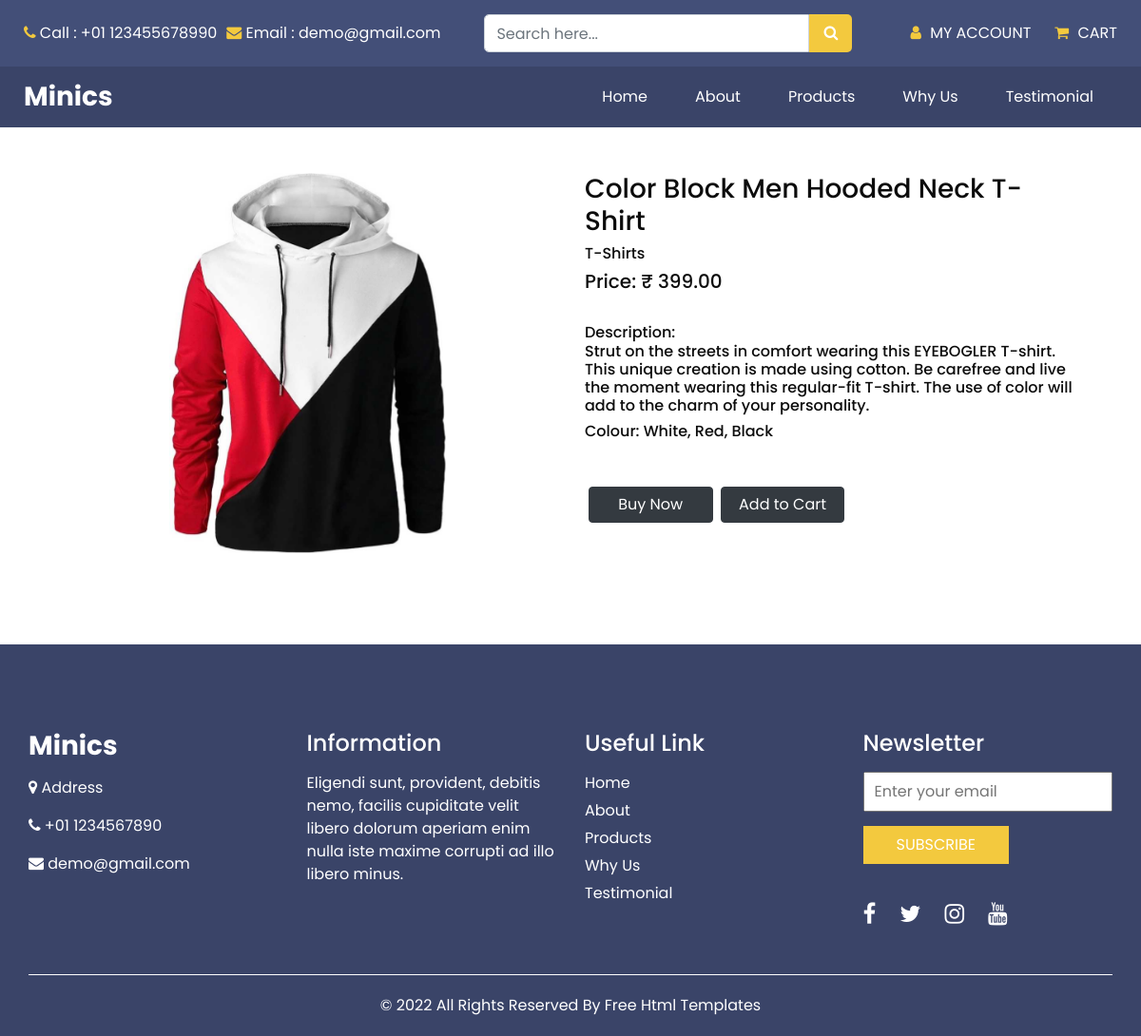
Page /Minics/proddetails.php?prod_id=1&category=clothing on the committed database.
### tables this page shows
CREATE TABLE `clothing` (
  `product_id` bigint(20) NOT NULL,
  `product_name` varchar(250) NOT NULL,
  `product_sub_category` varchar(30) NOT NULL,
  `product_price` double(11,2) NOT NULL,
  `product_color` varchar(100) NOT NULL,
  `product_desc` text NOT NULL,
  `product_img1` text NOT NULL,
  `seller_id` int(11) NOT NULL,
  `is_active` varchar(20) NOT NULL DEFAULT 'True'
);

### Minics/proddetails.php (the view, shortened to what this page needs)
<?php
include "DBconnection.php";
?>
<!DOCTYPE html>
<html>
<head>
    <link href="https://cdn.jsdelivr.net/npm/bootstrap@5.1.3/dist/css/bootstrap.min.css" rel="stylesheet">
    <link rel="stylesheet" type="text/css" href="css/bootstrap.css" />
    <link href="css/font-awesome.min.css" rel="stylesheet" />
    <link href="css/style.css" rel="stylesheet" />
    <link href="css/responsive.css" rel="stylesheet" />
    <link rel="stylesheet" href="style.css">
</head>
<body class="sub_page">
    <div class="hero_area">
    <header class="header_section">
      <div class="header_top">
        <div class="container-fluid">
          <div class="top_nav_container">
            <div class="contact_nav">
              <a href="">
                <i class="fa fa-phone" aria-hidden="true"></i>
                <span>
                  Call : +01 123455678990
                </span>
              </a>
              <a href="">
                <i class="fa fa-envelope" aria-hidden="true"></i>
                <span>
                  Email : demo@gmail.com
                </span>
              </a>
            </div>
            <form method="POST">
            <from class="search_form">
              <input type="text" class="form-control" name="search" placeholder="Search here...">
              <button type="submit" name="searchbtn">
                <i class="fa fa-search" aria-hidden="true"></i>
              </button>
            </from>
              </form>
            <div class="user_option_box">
              <a href="sellerlogin.php" class="account-link">
                <i class="fa fa-user" aria-hidden="true"></i>
                <span>
                  My Account
                </span>
              </a>
              <a href="cart.php" class="cart-link">
                <i class="fa fa-shopping-cart" aria-hidden="true"></i>
                <span>
                  Cart
                </span>
              </a>
            </div>
          </div>
        </div>
      </div>
      <div class="header_bottom">
        <div class="container-fluid">
          <nav class="navbar navbar-expand-lg custom_nav-container ">
            <a class="navbar-brand" href="ind.php">
              <span>
                Minics
              </span>
            </a>
            <div class="collapse navbar-collapse" id="navbarSupportedContent">
              <ul class="navbar-nav ">
                <li class="nav-item">
                  <a class="nav-link" href="ind.php">Home <span class="sr-only">(current)</span></a>
                </li>
                <li class="nav-item">
                  <a class="nav-link" href="about.php"> About</a>
                </li>
                <li class="nav-item">
                  <a class="nav-link" href="product.php">Products</a>
                </li>
                <li class="nav-item">
                  <a class="nav-link" href="why.php">Why Us</a>
                </li>
                <li class="nav-item">
                  <a class="nav-link" href="testimonial.php">Testimonial</a>
                </li>
              </ul>
            </div>
          </nav>
        </div>
      </div>
    </header>
    </div>
    <?php
    $prod_id = $_GET['prod_id'];
    $cat = $_GET['category'];
    $sql = "SELECT * FROM $cat where product_id = $prod_id";
    $query = mysqli_query($conn, $sql);
    ?>
    <div class="container p-5">
        <div class="row">
            <?php
            $row = mysqli_fetch_array($query);
            $product_img = $row['product_img1'];
            $product_name = $row['product_name'];
            $product_subcat = $row['product_sub_category'];
            $product_price = $row['product_price'];
            $product_color = $row['product_color'];
            $product_desc = $row['product_desc'];
            ?>
            <div class="col">
                <div id="carouselExampleControls" class="carousel slide" data-bs-ride="carousel">
                    <div class="carousel-inner text-center">
                        <div class="carousel-item active">
                            <img src="<?php echo $product_img; ?>" height="400" width="auto">
                        </div>
                    </div>
                    <button class="carousel-control-prev" type="button" data-bs-target="#carouselExampleControls" data-bs-slide="prev">
                        <span class="carousel-control-prev-icon" aria-hidden="true"></span>
                    </button>
                    <button class="carousel-control-next" type="button" data-bs-target="#carouselExampleControls" data-bs-slide="next">
                        <span class="carousel-control-next-icon" aria-hidden="true"></span>
                    </button>
                </div>
            </div>
            <div class="col">
                <h3><?php echo $product_name; ?></h3>
                <h6><?php echo $product_subcat; ?></h6>
                <h5>Price:  &#8377; <?php echo $product_price; ?></h5>
                <br>
                <h6>Description: <br><?php echo $product_desc; ?></h6>
                <h6>Colour: <?php echo $product_color; ?></h6>
                <div class="btn-grp  mt-5">
                    <a class='btn btn-dark mx-1 w-25' href='cart.php?prod_id=<?php echo $prod_id ?>&category=<?php echo $cat ?>'>Buy Now</a>
                    <a class='btn btn-dark text-white w-25' href="addtocart.php?prod_id=<?php echo $prod_id ?>&category=<?php echo $cat ?>">Add to Cart</a>
                </div>
            </div>
        </div>
    </div>
    <br><br>
    <section class="info_section ">
        <div class="container">
            <div class="row">
                <div class="col-md-3">
                    <div class="info_contact">
                        <h5>
                            <a href="ind.php" class="navbar-brand">
                                <span>
                                    Minics
                                </span>
                            </a>
                        </h5>
                        <p>
                            <i class="fa fa-map-marker" aria-hidden="true"></i>
                            Address
                        </p>
                        <p>
                            <i class="fa fa-phone" aria-hidden="true"></i>
                            +01 1234567890
                        </p>
                        <p>
                            <i class="fa fa-envelope" aria-hidden="true"></i>
                            demo@gmail.com
                        </p>
                    </div>
                </div>
                <div class="col-md-3">
                    <div class="info_info">
                        <h5>
                            Information
                        </h5>
                        <p>
                            Eligendi sunt, provident, debitis nemo, facilis cupiditate velit libero dolorum aperiam enim nulla iste maxime corrupti ad illo libero minus.
                        </p>
                    </div>
                </div>
                <div class="col-md-3">
                    <div class="info_links">
                        <h5>
                            Useful Link
                        </h5>
                        <ul>
                            <li>
                                <a href="ind.php">
                                    Home
                                </a>
                            </li>
                            <li>
                                <a href="about.php">
                                    About
                                </a>
                            </li>
                            <li>
                                <a href="product.php">
                                    Products
                                </a>
                            </li>
                            <li>
                                <a href="why.php">
                                    Why Us
                                </a>
                            </li>
                            <li>
                                <a href="testimonial.php">
                                    Testimonial
                                </a>
                            </li>
                        </ul>
                    </div>
                </div>
                <div class="col-md-3">
                    <div class="info_form ">
                        <h5>
                            Newsletter
                        </h5>
                        <form action="">
                            <input type="email" placeholder="Enter your email">
                            <button>
                                Subscribe
                            </button>
                        </form>
                        <div class="social_box">
                            <a href="">
                                <i class="fa fa-facebook" aria-hidden="true"></i>
                            </a>
                            <a href="">
                                <i class="fa fa-twitter" aria-hidden="true"></i>
                            </a>
                            <a href="">
                                <i class="fa fa-instagram" aria-hidden="true"></i>
                            </a>
                            <a href="">
                                <i class="fa fa-youtube" aria-hidden="true"></i>
                            </a>
                        </div>
                    </div>
                </div>
            </div>
        </div>
    </section>
    <footer class="footer_section">
        <div class="container">
            <p>
                &copy; <span id="displayYear"></span> All Rights Reserved By
                <a href="https://html.design/">Free Html Templates</a>
            </p>
        </div>
    </footer>
</body>
</html>

### Minics/css/style.css (style rules this page uses)
body { font-family: 'Poppins', sans-serif; color: #0c0c0c; background-color: #ffffff; overflow-x: hidden; }
a, a:hover, a:focus { text-decoration: none; }
.btn, .btn:focus { outline: none !important; -webkit-box-shadow: none; box-shadow: none; }
.hero_area { position: relative; min-height: 100vh; display: -webkit-box; display: -ms-flexbox; display: flex; -webkit-box-orient: vertical; -webkit-box-direction: normal; -ms-flex-direction: column; flex-direction: column; }
.sub_page .hero_area { min-height: auto; }
.header_section { background-color: #3a4468; }
.header_section .container-fluid { padding-right: 25px; padding-left: 25px; }
.header_section .header_top { padding: 15px 0; background-color: #434f78; }
.header_section .header_bottom { padding: 10px 0; }
.top_nav_container { display: -webkit-box; display: -ms-flexbox; display: flex; -webkit-box-pack: justify; -ms-flex-pack: justify; justify-content: space-between; -webkit-box-align: center; -ms-flex-align: center; align-items: center; }
.contact_nav { display: -webkit-box; display: -ms-flexbox; display: flex; }
.contact_nav a { color: #ffffff; margin-right: 10px; }
.contact_nav a i { color: #f3c93e; }
.search_form { display: -webkit-box; display: -ms-flexbox; display: flex; margin: 0 15px; }
.search_form .form-control { border-radius: 5px 0 0 5px; height: 40px; width: auto; min-width: unset; }
.search_form button { width: 45px; min-width: 45px; height: 40px; padding: 0; border: none; outline: none; color: #ffffff; background-color: #f3c93e; border-radius: 0 5px 5px 0; }
.user_option_box { display: -webkit-box; display: -ms-flexbox; display: flex; -webkit-box-align: center; -ms-flex-align: center; align-items: center; }
.user_option_box a { color: #ffffff; margin-left: 25px; text-transform: uppercase; }
.user_option_box a i { color: #f3c93e; }
.user_option_box a span { margin-left: 5px; }
.navbar-brand { padding: 0; margin: 0; color: #000000; font-weight: bold; font-size: 28px; font-weight: bold; }
.navbar-brand span { color: #ffffff; }
.custom_nav-container { padding: 0; }
.custom_nav-container .navbar-nav { margin-left: auto; }
.custom_nav-container .navbar-nav .nav-item .nav-link { padding: 10px 25px; color: #ffffff; text-align: center; }
.info_section { background-color: #3a4468; color: #ffffff; padding: 90px 0 45px 0; }
.info_section h5 { margin-bottom: 15px; font-size: 24px; }
.info_section .info_links ul { padding: 0; }
.info_section .info_links ul li { list-style-type: none; }
.info_section .info_links ul li a { display: inline-block; color: #ffffff; margin-bottom: 5px; }
.info_section .info_form form input { outline: none; width: 100%; padding: 7px 10px; }
.info_section .info_form form button { padding: 8px 35px; outline: none; border: none; color: #ffffff; background: #f3c93e; margin-top: 15px; text-transform: uppercase; }
.info_section .info_form .social_box { margin-top: 35px; width: 100%; display: -webkit-box; display: -ms-flexbox; display: flex; }
.info_section .info_form .social_box a { margin-right: 25px; color: #ffffff; font-size: 24px; }
.footer_section { position: relative; background-color: #3a4468; text-align: center; }
.footer_section p { border-top: 1px solid #ffffff; color: #ffffff; padding: 20px 0; margin: 0; }
.footer_section p a { color: inherit; }

### Minics/css/responsive.css (style rules this page uses)
@media (min-width: 1200px) { .container { max-width: 1170px; } }

### rows in the picture
clothing: product_img1 (picture), product_name "Color Block Men Hooded Neck T-Shirt", product_sub_category "T-Shirts", product_price "399.00", product_desc "Strut on the streets in comfort wearing this EYEBOGLER T-shirt. This unique creation is made using cotton. Be carefree and live the moment wearing this regular-fit T-shirt. The use of color will add to the charm of your personality.", product_color "White, Red, Black"
